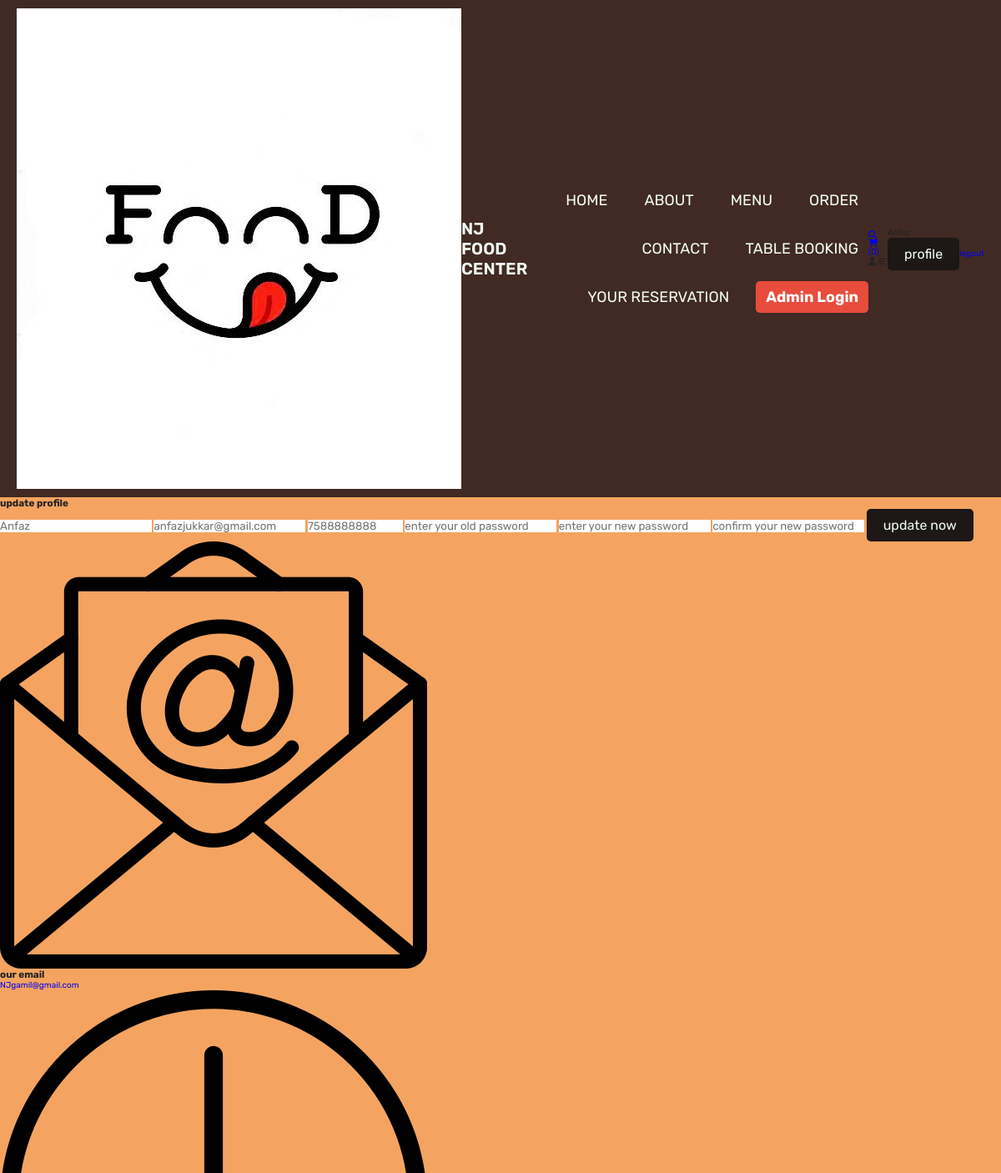
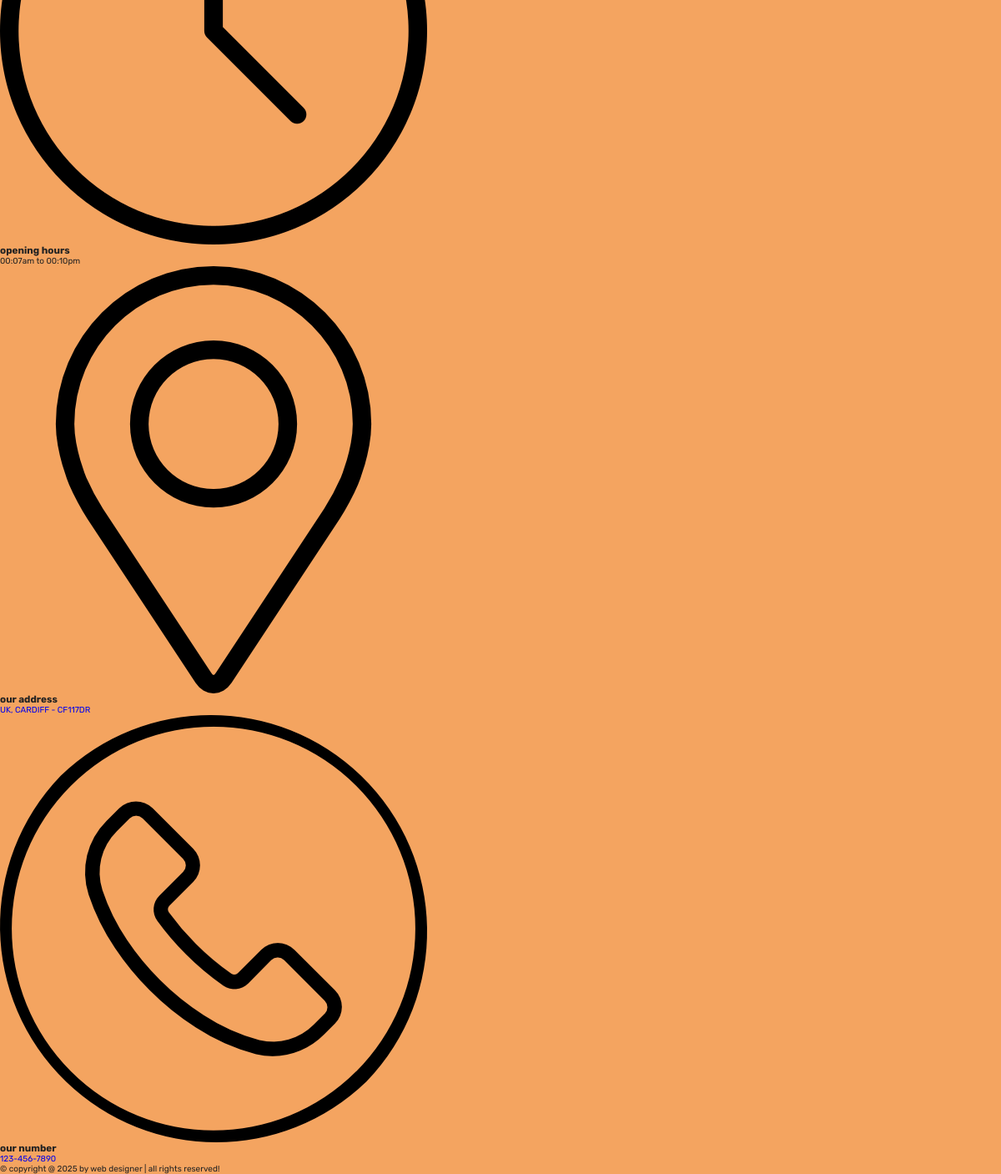
The page /update_profile.php (signed in) on the database its author committed (2 pictures, top to bottom).
### tables this page shows
CREATE TABLE `users` (
  `id` int(11) NOT NULL,
  `name` varchar(20) NOT NULL,
  `email` varchar(50) NOT NULL,
  `number` varchar(10) NOT NULL,
  `password` varchar(50) NOT NULL,
  `address` varchar(500) NOT NULL
);

### update_profile.php (the view, shortened to what this page needs)
<?php
include 'components/connect.php';
?>
<!DOCTYPE html>
<html lang="en">
<head>
   <link rel="stylesheet" href="https://cdnjs.cloudflare.com/ajax/libs/font-awesome/6.1.1/css/all.min.css">
   <link rel="stylesheet" href="css/style.css">
</head>
<body>
<?php include 'components/user_header.php'; ?>
<section class="form-container update-form">
   <form action="" method="post">
      <h3>update profile</h3>
      <input type="text" name="name" placeholder="<?= $fetch_profile['name']; ?>" class="box" maxlength="50">
      <input type="email" name="email" placeholder="<?= $fetch_profile['email']; ?>" class="box" maxlength="50" oninput="this.value = this.value.replace(/\s/g, '')">
      <input type="number" name="number" placeholder="<?= $fetch_profile['number']; ?>"" class="box" min="0" max="9999999999" maxlength="10">
      <input type="password" name="old_pass" placeholder="enter your old password" class="box" maxlength="50" oninput="this.value = this.value.replace(/\s/g, '')">
      <input type="password" name="new_pass" placeholder="enter your new password" class="box" maxlength="50" oninput="this.value = this.value.replace(/\s/g, '')">
      <input type="password" name="confirm_pass" placeholder="confirm your new password" class="box" maxlength="50" oninput="this.value = this.value.replace(/\s/g, '')">
      <input type="submit" value="update now" name="submit" class="btn">
   </form>
</section>
<?php include 'components/footer.php'; ?>
</body>
</html>

### css/style.css (style rules this page uses)
:root { --yellow: #fed330; --red: #e74c3c; --white: #f0fdf4; --blue: #1d1716; --black: #222; --light-color: #777; --border: 0.2rem solid var(--black); }
body { background-color: #F4A460; color: #222; }
* { font-family: "Rubik", sans-serif; margin: 0; padding: 0; box-sizing: border-box; outline: none; border: none; text-decoration: none; }
html { font-size: 62.5%; overflow-x: hidden; scroll-behavior: smooth; }
.btn { background-color: var(--blue); color: var(--white); font-size: 1.6rem; padding: 1rem 2rem; border-radius: 5px; cursor: pointer; transition: background-color 0.3s ease; }

### rows shown on the page
users: name "Anfaz", email "anfazjukkar@gmail.com", number "7588888888"

### other values the page prints
$total_cart_items "0"
